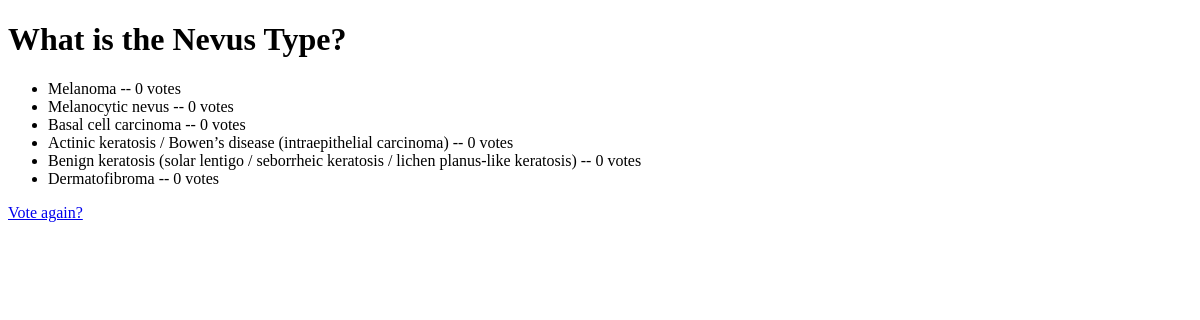
Page /nevi_classifier/2/results/ on the earlier database version.
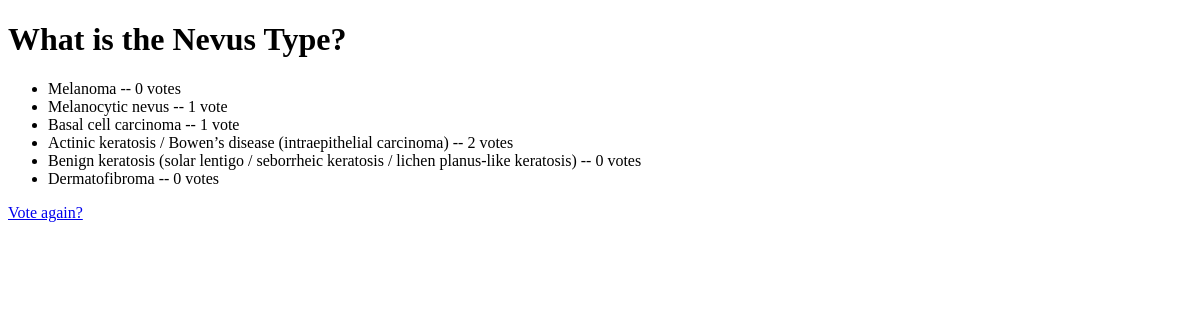
Same page on the later database version.
### nevi_classifier/models.py (models this page shows, shortened)
class Choice(models.Model):
    question = models.ForeignKey(Question, on_delete=models.CASCADE)
    choice_text = models.CharField(max_length=200)
    votes = models.IntegerField(default=0)

### nevi_classifier/views.py (the view)
# urls.py: path('<int:pk>/results/', views.ResultsView.as_view(), name='results'),
class ResultsView(generic.DetailView):
    model = Question
    template_name = 'nevi_classifier/results.html'

### nevi_classifier/templates/nevi_classifier/results.html (shortened to what this page needs)
<!DOCTYPE html>
<html lang="en">
<head>
</head>
<body>
<h1>{{ question.question_text }}</h1>
<ul>
{% for choice in question.choice_set.all %}
    <li>{{ choice.choice_text }} -- {{ choice.votes }} vote{{ choice.votes|pluralize }}</li>
{% endfor %}
</ul>
<a href="{% url 'nevi_classifier:detail' question.id %}">Vote again?</a>
</body>
</html>

Differences in the rows shown:
changed Choice "Melanocytic nevus": votes "0" → "1"
changed Choice "Basal cell carcinoma": votes "0" → "1"
changed Choice "Actinic keratosis / Bowen’s disease (intraepithelial carcinoma)": votes "0" → "2"
